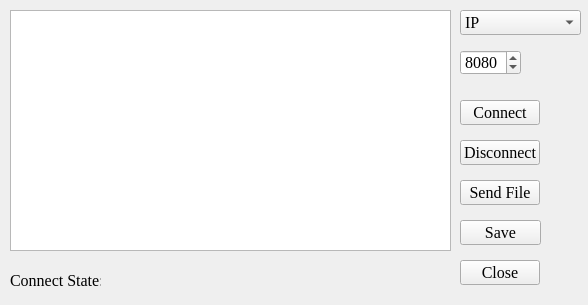
<?xml version="1.0" encoding="UTF-8"?>
<ui version="4.0">
 <class>Client</class>
 <widget class="QMainWindow" name="Client">
  <property name="geometry">
   <rect>
    <x>0</x>
    <y>0</y>
    <width>588</width>
    <height>305</height>
   </rect>
  </property>
  <property name="font">
   <font>
    <family>Times New Roman</family>
    <pointsize>12</pointsize>
   </font>
  </property>
  <property name="windowTitle">
   <string>Client</string>
  </property>
  <widget class="QWidget" name="centralwidget">
   <widget class="QPlainTextEdit" name="plainTextEdit">
    <property name="geometry">
     <rect>
      <x>10</x>
      <y>10</y>
      <width>441</width>
      <height>241</height>
     </rect>
    </property>
   </widget>
   <widget class="QSpinBox" name="spinBox">
    <property name="geometry">
     <rect>
      <x>460</x>
      <y>50</y>
      <width>61</width>
      <height>25</height>
     </rect>
    </property>
    <property name="font">
     <font>
      <family>Times New Roman</family>
      <pointsize>12</pointsize>
     </font>
    </property>
    <property name="maximum">
     <number>100000</number>
    </property>
    <property name="value">
     <number>8080</number>
    </property>
   </widget>
   <widget class="QComboBox" name="comboBox_IP">
    <property name="geometry">
     <rect>
      <x>460</x>
      <y>10</y>
      <width>121</width>
      <height>25</height>
     </rect>
    </property>
    <item>
     <property name="text">
      <string>IP</string>
     </property>
    </item>
   </widget>
   <widget class="QPushButton" name="btn_connect">
    <property name="geometry">
     <rect>
      <x>460</x>
      <y>100</y>
      <width>80</width>
      <height>25</height>
     </rect>
    </property>
    <property name="text">
     <string>Connect</string>
    </property>
   </widget>
   <widget class="QPushButton" name="btn_disconnect">
    <property name="geometry">
     <rect>
      <x>460</x>
      <y>140</y>
      <width>80</width>
      <height>25</height>
     </rect>
    </property>
    <property name="text">
     <string>Disconnect</string>
    </property>
   </widget>
   <widget class="QPushButton" name="btn_close">
    <property name="geometry">
     <rect>
      <x>460</x>
      <y>260</y>
      <width>80</width>
      <height>25</height>
     </rect>
    </property>
    <property name="text">
     <string>Close</string>
    </property>
   </widget>
   <widget class="QLabel" name="label">
    <property name="geometry">
     <rect>
      <x>10</x>
      <y>270</y>
      <width>91</width>
      <height>21</height>
     </rect>
    </property>
    <property name="text">
     <string>Connect State:</string>
    </property>
   </widget>
   <widget class="QLabel" name="label_state">
    <property name="geometry">
     <rect>
      <x>120</x>
      <y>270</y>
      <width>331</width>
      <height>21</height>
     </rect>
    </property>
    <property name="text">
     <string/>
    </property>
   </widget>
   <widget class="QPushButton" name="btn_send_file">
    <property name="geometry">
     <rect>
      <x>460</x>
      <y>180</y>
      <width>80</width>
      <height>25</height>
     </rect>
    </property>
    <property name="text">
     <string>Send File</string>
    </property>
   </widget>
   <widget class="QPushButton" name="pushButton">
    <property name="geometry">
     <rect>
      <x>460</x>
      <y>220</y>
      <width>81</width>
      <height>25</height>
     </rect>
    </property>
    <property name="text">
     <string>Save</string>
    </property>
   </widget>
  </widget>
 </widget>
 <resources/>
 <connections/>
</ui>
